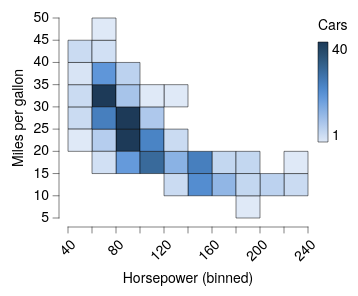

Vega-Lite specification for this chart:
### Vega-Lite specification from a JSON file in a GitHub repository (floating-point values rounded to 4 significant figures; data arrays with more than 128 entries replaced by an {"elided": "..."} marker saying what was removed)
{"background": null, "config": {"arc": {"fill": "#DBDBDB", "fillOpacity": 1.0, "innerRadius": 25.0, "padAngle": 0.03, "stroke": "black", "strokeOpacity": 1, "strokeWidth": 0.25}, "area": {"fill": "#DBDBDB", "fillOpacity": 1.0, "stroke": "black", "strokeOpacity": 1, "strokeWidth": 0.25}, "axis": {"domain": true, "domainCap": "round", "domainColor": "black", "domainWidth": 0.25, "grid": false, "gridCap": "round", "gridColor": "#F1F1F1", "gridDash": [0, 0], "gridOpacity": 1.0, "gridWidth": 0.25, "labelColor": "black", "labelFont": "HelveticaNeue", "labelFontSize": 7, "labelFontStyle": "normal", "labelFontWeight": 400, "offset": 4.5, "ticks": true, "tickCap": "round", "tickColor": "black", "tickRound": false, "tickSize": 3, "tickWidth": 0.25, "titleColor": "black", "titleFont": "HelveticaNeue", "titleFontSize": 7, "titleFontStyle": "normal", "titleFontWeight": 400}, "axisX": {"domain": true, "labelAlign": "right", "labelAngle": 315, "labels": true, "ticks": true, "translate": 0}, "axisY": {"domain": true, "labelAlign": "right", "labelAngle": 0, "labels": true, "ticks": true, "translate": 0}, "axisRight": {"domain": true, "labelAlign": "left", "labelAngle": 0, "labels": true, "ticks": true, "translate": 0}, "axisTop": {"domain": true, "labelAlign": "left", "labelAngle": 45, "labels": true, "ticks": true, "translate": 0}, "axisBand": {"tickOffset": 0}, "bar": {"fill": "#DBDBDB", "fillOpacity": 1.0, "stroke": "black", "strokeOpacity": 1, "strokeWidth": 0.25}, "boxplot": {"size": 9.0, "ticks": {"cornerRadius": 0.25, "fill": "black", "size": 4.5, "thickness": 0.25}, "box": {"fillOpacity": 1.0, "stroke": "black", "strokeOpacity": 1, "strokeWidth": 0.25}, "median": {"fill": "black", "fillOpacity": 1.0, "size": 9.0, "thickness": 0.25}, "rule": {"fill": "black", "fillOpacity": 1.0, "size": 10.0, "stroke": "black", "strokeDash": [0, 0], "strokeOpacity": 1, "strokeWidth": 0.25}, "outliers": {"color": "black", "fill": "black", "fillOpacity": 1.0, "size": 0, "stroke": "black", "strokeOpacity": 1, "strokeWidth": 0.25}}, "circle": {"fill": "black", "fillOpacity": 1.0, "size": 0.5, "stroke": null, "strokeOpacity": 1, "strokeWidth": 0.25}, "errorband": {"band": {"fillOpacity": 0.6, "stroke": null, "strokeWidth": 0.25, "strokeOpacity": 1}, "borders": {"opacity": 0, "strokeOpacity": 0.25, "strokeWidth": 1}}, "errorbar": {"opacity": 1, "rule": {"strokeDash": [0, 0], "strokeWidth": 0.25}, "ticks": {"color": "black", "cornerRadius": 0.125, "opacity": 1, "size": 6.0, "thickness": 0.25}, "thickness": 0.25}, "font": "HelveticaNeue", "geoshape": {"fill": "#DBDBDB", "fillOpacity": 1.0, "stroke": "black", "strokeOpacity": 1, "strokeWidth": 0.25}, "header": {"labelColor": "black", "labelFont": "HelveticaNeue", "labelFontSize": 7, "labelFontStyle": "normal", "labelFontWeight": 400, "titleColor": "black", "titleFont": "HelveticaNeue", "titleFontSize": 7, "titleFontStyle": "normal", "titleFontWeight": 400, "titlePadding": 0}, "legend": {"disable": false, "offset": 4.5, "gradientLength": 50.0, "gradientThickness": 5.0, "gradientOpacity": 1.0, "gradientStrokeColor": "black", "gradientStrokeWidth": 0.25, "labelColor": "black", "labelFont": "HelveticaNeue", "labelFontSize": 7, "labelFontStyle": "normal", "labelFontWeight": 400, "strokeColor": "black", "strokeWidth": 0, "symbolSize": 42, "symbolStrokeColor": "black", "symbolStrokeWidth": 0.25, "titleColor": "black", "titleFont": "HelveticaNeue", "titleFontSize": 7, "titleFontStyle": "normal", "titleFontWeight": 400}, "line": {"color": "black", "stroke": "black", "strokeCap": "round", "strokeDash": [0, 0], "strokeOpacity": 1, "strokeWidth": 0.375}, "point": {"filled": true, "fill": "#DBDBDB", "fillOpacity": 1.0, "size": 5.0, "stroke": "black", "strokeOpacity": 1, "strokeWidth": 0.25}, "range": {"category": ["#C6D9F1", "#F1C9CB", "#FEF0B9", "#CEE37A", "#7AA8E0", "#E589A3", "#FDDD5D", "#68B961", "#4177B1", "#C35082", "#E5C227", "#438156"], "diverging": {"scheme": ["#C35082", "#CE6D94", "#D989A7", "#E2A4BA", "#EABFCE", "#F1DBE2", "#F6F6F6", "#D7E0EB", "#B9CBE0", "#9BB6D5", "#7DA1C9", "#5F8CBD", "#4177B1"]}, "heatmap": {"scheme": ["#DFE9F7", "#C6D9F1", "#ADC8EC", "#94B8E6", "#7AA8E0", "#6097DA", "#4D87CA", "#4177B1", "#386898", "#2F597F", "#264A69", "#1D3A58"]}, "ordinal": {"scheme": ["#F1F1F1", "#DBDBDB", "#C6C6C6", "#B2B2B2", "#9D9D9D", "#898989", "#767676", "#636363", "#515151", "#404040", "#2F2F2F", "#1F1F1F"]}, "ramp": {"scheme": ["#DFE9F7", "#C6D9F1", "#ADC8EC", "#94B8E6", "#7AA8E0", "#6097DA", "#4D87CA", "#4177B1", "#386898", "#2F597F", "#264A69", "#1D3A58"]}}, "rule": {"color": "black", "stroke": "black", "strokeCap": "round", "strokeDash": [2, 2], "strokeOpacity": 1, "strokeWidth": 0.25}, "scale": {"bandPaddingInner": 0.1, "bandPaddingOuter": 0.1, "round": false}, "rect": {"fill": "#DBDBDB", "fillOpacity": 1.0, "stroke": "black", "strokeOpacity": 1, "strokeWidth": 0.25}, "square": {"fill": "#DBDBDB", "fillOpacity": 1.0, "size": 10.0, "stroke": "black", "strokeOpacity": 1, "strokeWidth": 0.25}, "text": {"color": "black", "font": "HelveticaNeue", "fontSize": 7, "fontStyle": "normal", "fontWeight": 400}, "title": {"anchor": "middle", "frame": "group", "color": "black", "font": "HelveticaNeue", "fontSize": 7, "fontStyle": "normal", "fontWeight": 400, "subtitleColor": "black", "subtitleFont": "HelveticaNeue", "subtitleFontSize": "HelveticaNeue", "subtitleFontStyle": "normal", "subtitleFontWeight": 400}, "view": {"continuousWidth": 120, "continuousHeight": 100, "discreteWidth": 120, "discreteHeight": 100, "fill": null, "stroke": null, "strokeWidth": 0.25}}, "data": {"name": "data-7285c4e2e195e5a75737a34913199f5f"}, "mark": {"type": "rect"}, "encoding": {"color": {"aggregate": "count", "title": "Cars", "type": "quantitative"}, "x": {"bin": {"maxbins": 12}, "field": "Horsepower", "type": "quantitative"}, "y": {"bin": {"maxbins": 12}, "field": "Miles_per_Gallon", "title": "Miles per gallon", "type": "quantitative"}}, "$schema": "https://vega.github.io/schema/vega-lite/v6.4.1.json", "datasets": {"data-7285c4e2e195e5a75737a34913199f5f": {"elided": "392 records"}}}
